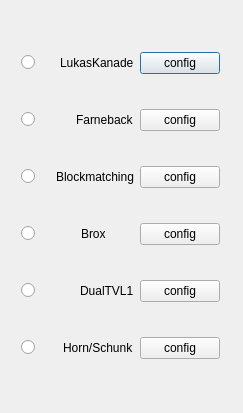
<?xml version="1.0" encoding="UTF-8"?>
<ui version="4.0">
 <class>OpticalFlowSelectorDialog</class>
 <widget class="QDialog" name="OpticalFlowSelectorDialog">
  <property name="geometry">
   <rect>
    <x>0</x>
    <y>0</y>
    <width>243</width>
    <height>413</height>
   </rect>
  </property>
  <property name="windowTitle">
   <string>OpticalFlowSelectorDialog</string>
  </property>
  <widget class="QWidget" name="layoutWidget">
   <property name="geometry">
    <rect>
     <x>10</x>
     <y>12</y>
     <width>221</width>
     <height>391</height>
    </rect>
   </property>
   <layout class="QVBoxLayout" name="verticalLayout">
    <item>
     <layout class="QHBoxLayout" name="horizontalLayout">
      <item>
       <widget class="QRadioButton" name="radioLukasKanade">
        <property name="text">
         <string/>
        </property>
       </widget>
      </item>
      <item>
       <widget class="QLabel" name="labelLukasKanade">
        <property name="text">
         <string>LukasKanade</string>
        </property>
       </widget>
      </item>
      <item>
       <widget class="QPushButton" name="configLukasKanade">
        <property name="text">
         <string>config</string>
        </property>
       </widget>
      </item>
     </layout>
    </item>
    <item>
     <layout class="QHBoxLayout" name="horizontalLayout_2">
      <item>
       <widget class="QRadioButton" name="radioFarneback">
        <property name="text">
         <string/>
        </property>
       </widget>
      </item>
      <item>
       <widget class="QLabel" name="labelFarneback">
        <property name="text">
         <string>Farneback</string>
        </property>
       </widget>
      </item>
      <item>
       <widget class="QPushButton" name="configFarneback">
        <property name="text">
         <string>config</string>
        </property>
       </widget>
      </item>
     </layout>
    </item>
    <item>
     <layout class="QHBoxLayout" name="horizontalLayout_3">
      <item>
       <widget class="QRadioButton" name="radioBlockMatching">
        <property name="text">
         <string/>
        </property>
       </widget>
      </item>
      <item>
       <widget class="QLabel" name="labelBlockMatching">
        <property name="text">
         <string>Blockmatching</string>
        </property>
       </widget>
      </item>
      <item>
       <widget class="QPushButton" name="configBlockMatching">
        <property name="text">
         <string>config</string>
        </property>
       </widget>
      </item>
     </layout>
    </item>
    <item>
     <layout class="QHBoxLayout" name="horizontalLayout_4">
      <item>
       <widget class="QRadioButton" name="radioBrox">
        <property name="text">
         <string/>
        </property>
       </widget>
      </item>
      <item>
       <widget class="QLabel" name="labelBrox">
        <property name="text">
         <string>Brox</string>
        </property>
       </widget>
      </item>
      <item>
       <widget class="QPushButton" name="configBrox">
        <property name="text">
         <string>config</string>
        </property>
       </widget>
      </item>
     </layout>
    </item>
    <item>
     <layout class="QHBoxLayout" name="horizontalLayout_5">
      <item>
       <widget class="QRadioButton" name="radioDualTVL1">
        <property name="text">
         <string/>
        </property>
       </widget>
      </item>
      <item>
       <widget class="QLabel" name="labelDualTVL1">
        <property name="text">
         <string>DualTVL1</string>
        </property>
       </widget>
      </item>
      <item>
       <widget class="QPushButton" name="configDualTVL1">
        <property name="text">
         <string>config</string>
        </property>
       </widget>
      </item>
     </layout>
    </item>
    <item>
     <layout class="QHBoxLayout" name="horizontalLayout_6">
      <item>
       <widget class="QRadioButton" name="radioHS">
        <property name="text">
         <string/>
        </property>
       </widget>
      </item>
      <item>
       <widget class="QLabel" name="labelHS">
        <property name="text">
         <string>Horn/Schunk</string>
        </property>
       </widget>
      </item>
      <item>
       <widget class="QPushButton" name="configHS">
        <property name="text">
         <string>config</string>
        </property>
       </widget>
      </item>
     </layout>
    </item>
   </layout>
  </widget>
 </widget>
 <layoutdefault spacing="6" margin="11"/>
 <resources/>
 <connections/>
</ui>
